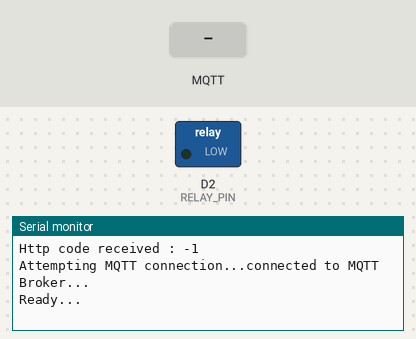
A sketch run on a simulated ESP8266 (Wemos D1 mini). Parts: switched loads named in the sketch (green lamp = pin HIGH), the last lines printed to the serial monitor. The test bench sets the inputs (shaded band). WiFi joins after 1.5 s; servers stay silent unless stated; no MQTT or app messages arrive unless stated.

Above: at 2.9 s.
3.0 s: MQTT message "SETXMASLIGHTSON" arrives on the first subscribed topic
At 3.9 s:
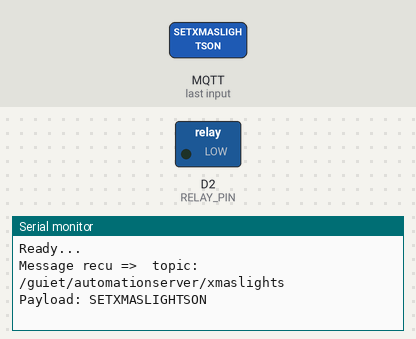
4.5 s: MQTT message "SETXMASLIGHTSOFF" arrives on the first subscribed topic
At 5.0 s:
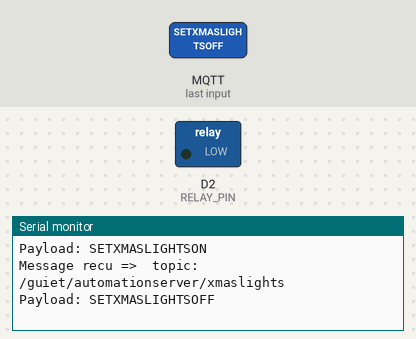
6.0 s: MQTT message "1" arrives on the first subscribed topic
At 7.4 s:
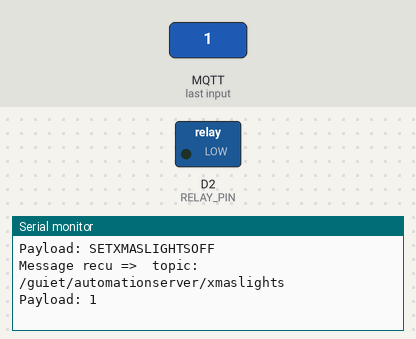

The sketch:

xmaslights.ino
```cpp
/****
 * Chritmas Lights On/Off
 *
 * F. Guiet
 * Creation           : 20171119
 * Last modification  : 20171119
 *
 * Version            : 1.0
 *
 * History            : 1.0 - Creation
 *
 * Note               : OTA only work correcly only and only if a hard reset is done AFTER serial port upload otherwise ESP will fail to start up on when OTA update occurs
 *                      https://github.com/esp8266/Arduino/issues/1782
 *                      https://github.com/esp8266/Arduino/issues/1017
 *
 */

#include <ArduinoJson.h>
#include <ESP8266HTTPClient.h>
#include <ESP8266httpUpdate.h>
#include <ESP8266WiFi.h>
#include <PubSubClient.h>
#include <SimpleTimer.h>

/**** VARIABLES ***/
DynamicJsonBuffer JSONBuffer;
WiFiClient espClient;
PubSubClient client(espClient);
char message_buff[100];
#define RELAY_PIN D2
/**** END VARIABLES ***/

/**** DEFINE ***/
String SENSORID =  "10"; //XmasLights
#define MAX_RETRY 50
String MQTT_CLIENT_ID = "XmasLightsSensor";
#define MQTT_SERVER "192.168.1.25"
//#define mqtt_user ""
//#define mqtt_password ""
#define MQTT_TOPIC "/guiet/outside/xmaslights"
#define sub_topic1 "/guiet/automationserver/xmaslights"
const int CURRENT_FIRMWARE_VERSION = 1;
String CHECK_FIRMWARE_VERSION_URL = "http://192.168.1.25:8510/automationserver-webapp/api/firmware/getversion/" + SENSORID;
String BASE_FIRMWARE_URL = "http://192.168.1.25:8510/automationserver-webapp/api/firmware/getfirmware/" + SENSORID;
const char* ssid = "DUMBLEDORE";
const char* password = "frederic";
IPAddress ip_wemos (192,168,1,43); //Xmas lights
IPAddress gateway_ip (192,168,1,1);
IPAddress subnet_mask(255, 255, 255,0);

/**** END DEFINE ***/

SimpleTimer checkForUpdateTimer;

void setup() {

   //Initialize Serial
  Serial.begin(115200);

  Serial.println("Initializing...");

  //Connecting to WiFi
  connectToWifi();

  //Check for firmware update
  checkForUpdate();

  //No update necessary
  //Connect to Mqtt
  connectToMqtt();

  checkForUpdateTimer.setInterval(60000, checkForUpdate);

  pinMode(RELAY_PIN,OUTPUT);
  digitalWrite(RELAY_PIN, LOW);

  Serial.println("Ready...");
}

void loop() {

  //In case of Wifi deconnection...just reboot it is better...
  if (WiFi.status() != WL_CONNECTED || !client.connected()) {
      ESP.restart();
  }

  client.loop();

  checkForUpdateTimer.run();
}


void activateRelay(bool on) {

  if (on) {
    digitalWrite(RELAY_PIN, HIGH);
  }
  else {
    digitalWrite(RELAY_PIN, LOW);
  }

}

String getValue(String data, char separator, int index)
{
  int found = 0;
  int strIndex[] = {0, -1};
  int maxIndex = data.length()-1;

  for(int i=0; i<=maxIndex && found<=index; i++){
    if(data.charAt(i)==separator || i==maxIndex){
        found++;
        strIndex[0] = strIndex[1]+1;
        strIndex[1] = (i == maxIndex) ? i+1 : i;
    }
  }

  return found>index ? data.substring(strIndex[0], strIndex[1]) : "";
}

void mqttCallback(char* topic, byte* payload, unsigned int length) {

  char message_buff[100];

  Serial.println("Message recu =>  topic: " + String(topic));

  int i = 0;
  for(i=0; i<length; i++) {
    message_buff[i] = payload[i];
  }
  message_buff[i] = '\0';

  String receivedPayload = String(message_buff);

  Serial.println("Payload: " + receivedPayload);

  String action = getValue(receivedPayload, ';', 0);
  String id = getValue(receivedPayload, ';', 1);

  if (id == SENSORID) {
    if (action == "SETXMASLIGHTSON")  {
      activateRelay(true);
    }
    else {
      if (action == "SETXMASLIGHTSOFF")  {
        activateRelay(false);
      }
      else {
        activateRelay(false);
      }
    }
  }
}

void connectToWifi()
{
  byte mac[6];

  WiFi.disconnect();
  Serial.println("Connecting to WiFi...");
  WiFi.config(ip_wemos, gateway_ip, subnet_mask);
  WiFi.mode(WIFI_STA);
  WiFi.begin(ssid, password);

  int retry = 0;
  while (WiFi.status() != WL_CONNECTED && retry < MAX_RETRY) {
    delay(500);
    Serial.print(".");
    retry++;
  }

  if (retry >= MAX_RETRY)
    ESP.restart();

  Serial.println ( "" );
  Serial.print ( "Connected to " );
  Serial.println ( ssid );
  Serial.print ( "IP address: " );
  Serial.println ( WiFi.localIP() );

  WiFi.macAddress(mac);
  Serial.print("MAC: ");
  Serial.print(mac[5],HEX);
  Serial.print(":");
  Serial.print(mac[4],HEX);
  Serial.print(":");
  Serial.print(mac[3],HEX);
  Serial.print(":");
  Serial.print(mac[2],HEX);
  Serial.print(":");
  Serial.print(mac[1],HEX);
  Serial.print(":");
  Serial.println(mac[0],HEX);
}

void checkForUpdate() {

  HTTPClient httpClient;
  httpClient.setTimeout(2000);
  Serial.println("Calling : " + CHECK_FIRMWARE_VERSION_URL);
  httpClient.begin( CHECK_FIRMWARE_VERSION_URL );
  int httpCode = httpClient.GET();
  Serial.println("Http code received : "+String(httpCode));
  if( httpCode == 200 ) {
    String result = httpClient.getString();
    Serial.print("Checking version : "+ result);
    JsonObject& parsed= JSONBuffer.parseObject(result);
    if (parsed.success()) {
        int lastVersion = parsed["lastversion"];
        Serial.println("Version courante : " + String(CURRENT_FIRMWARE_VERSION) + ", dernière version : " + String(lastVersion));
        if( lastVersion > CURRENT_FIRMWARE_VERSION ) {
          doOTAUpdate(lastVersion);
        }
    }
  }

  httpClient.end();
}

void doOTAUpdate(int version) {

  t_httpUpdate_return ret  = ESPhttpUpdate.update(BASE_FIRMWARE_URL +  "/" + String(version));

  switch (ret) {
    case HTTP_UPDATE_FAILED:
      Serial.println("[update] Update failed.");
      break;
    case HTTP_UPDATE_NO_UPDATES:
      Serial.println("[update] Update no Updates.");
      break;
    case HTTP_UPDATE_OK:
      Serial.println("[update] Update ok.");
      break;
  }
}

void connectToMqtt() {

  client.setServer(MQTT_SERVER, 1883);
  client.setCallback(mqttCallback);

  int retry = 0;
  Serial.print("Attempting MQTT connection...");
  while (!client.connected()) {
    if (client.connect(MQTT_CLIENT_ID.c_str())) {
      Serial.println("connected to MQTT Broker...");
    }
    else {
      delay(500);
      Serial.print(".");
    }
  }

  if (retry >= MAX_RETRY) {
    ESP.restart();
  } else {
    client.subscribe(sub_topic1);
  }
}
```

Measured:
- after the input at 3.0 s, the serial monitor: prints a new line at once (image 1)
- after the input at 4.5 s, the serial monitor: prints a new line at once (image 2)
- after the input at 6.0 s, the serial monitor: prints a new line at once (image 3)
